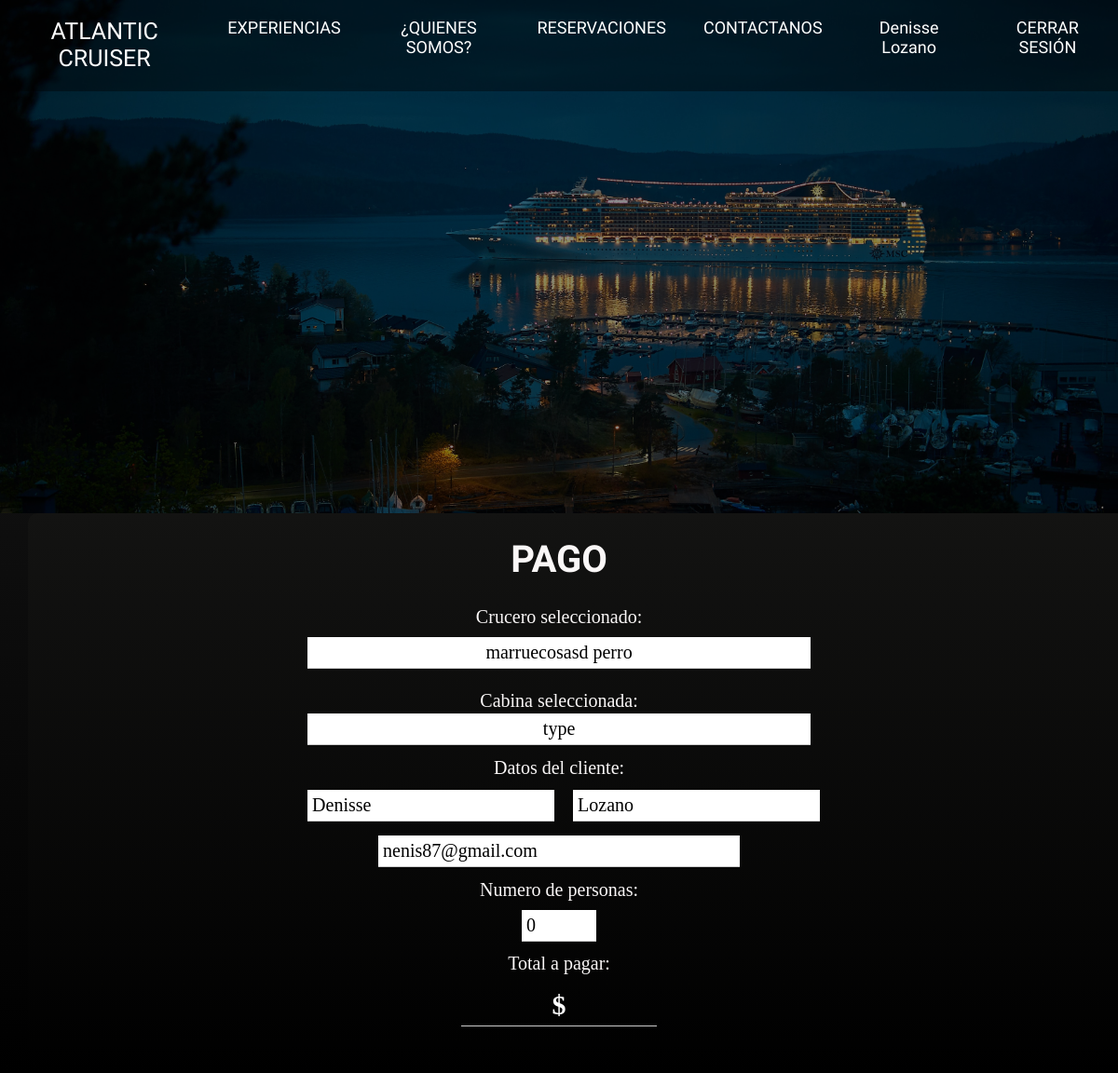
The app's page /pago.php?idcrucero=2 (signed in) with its own data.
### tables this page shows
CREATE TABLE `clientes` (
  `id_cliente` int(11) NOT NULL,
  `nombre_cliente` varchar(60) NOT NULL,
  `apellido_cliente` varchar(60) NOT NULL,
  `correo_cliente` varchar(30) NOT NULL,
  `telefono_cliente` varchar(12) NOT NULL,
  `contraseña_cliente` varchar(20) NOT NULL
);

CREATE TABLE `crucero` (
  `id_crucero` int(11) NOT NULL,
  `destino_crucero` varchar(50) NOT NULL,
  `fechainicio_crucero` varchar(10) NOT NULL,
  `fechacierre_crucero` varchar(10) NOT NULL,
  `barco_crucero` varchar(30) NOT NULL,
  `descripcion_crucero` varchar(100) NOT NULL,
  `itinerario_crucero` varchar(150) NOT NULL,
  `refimagen_crucero` varchar(150) NOT NULL
);

### pago.php (the view, shortened to what this page needs)
<!DOCTYPE html>
<html lang="es">
<head>
    <link rel = "stylesheet" href = "./css/normalize.css">
    <link href = "./css/styles.css" rel = "stylesheet">
    <link href = "./css/style-compra.css" rel = "stylesheet">
</head>
<body>
<?php
    $dbhost = "localhost";
    $dbname = "u768297978_atlanticruiser";
    $dbuser = "u768297978_admin";
    $dbpass = "Prograweb123#";
    $id_crucero = $_GET['idcrucero'];
    $id_cabina = $_GET['idcabina'];
    $conexion = mysqli_connect( $dbhost, $dbuser, $dbpass, $dbname, "3306") or die
    ("PROBLEMAS DE CONEXION");
    $consultaCrucero = "SELECT * FROM CRUCERO WHERE id_crucero = '$id_crucero';";
    $resultCrucero = mysqli_query($conexion, $consultaCrucero);
    $consultaCabinas = "SELECT C.id_cabina, C.tipo_cabina, CC.disponible_rcc, C.refimagen_cabina, CC.precio_rcc FROM CABINA C, CABINA_CRUCERO CC WHERE C.id_cabina = '$id_cabina' AND C.id_cabina = CC.id_cabina AND CC.id_crucero='$id_crucero';";
    $resultCabinas = mysqli_query($conexion, $consultaCabinas);
    if (!$resultCrucero | !$resultCabinas) {
    die("Error en la consulta: " . mysqli_error($conexion));
    } else {
        $fila = mysqli_fetch_assoc($resultCrucero);
        $filaCabina = mysqli_fetch_assoc($resultCabinas);
        $precioCabina = $filaCabina['precio_rcc'];
    }
    if ( $filaCabina['tipo_cabina'] == "Individual"){
        $capacidad = 1;
    }else{
        $capacidad = 4;
    }
?>
    <section class = "encabezado">
        <div class = "contenido-encabezado">
            <div class = "nav-bg">
                <nav class = "nav-contenedor">
                    <a class = "nav-title" href = "index.php">ATLANTIC CRUISER</a>
                    <a class = "nav-link" href = "experiencias.php">EXPERIENCIAS</a>
                    <a class = "nav-link" href = "quienes_somos.php">¿QUIENES SOMOS?</a>
                    <a class = "nav-link" href = "reservaciones.php">RESERVACIONES</a>
                    <a class = "nav-link" href = "contactanos.php">CONTACTANOS</a>
                    <?php
  if (isset($_SESSION['clientes']) ) {
      $id_usuario = $_SESSION['clientes'];
      $conexion = connection();
     $consulta = "SELECT nombre_cliente, apellido_cliente, correo_cliente FROM CLIENTES
      WHERE correo_cliente = '$id_usuario' ";
     $resultado = mysqli_query($conexion, $consulta);
     if ($resultado) {
         $datos_usuario = mysqli_fetch_assoc($resultado);
         $nombre = $datos_usuario['nombre_cliente'];
        $apellido =  $datos_usuario['apellido_cliente'];
        echo '<a class="nav-usuario">' . $nombre . ' ' . $apellido.'</a>';
        echo '<a class="nav-link" href="cerrar_sesion.php">CERRAR SESIÓN</a>';
     } else {
         die("Error en la consulta: " . mysqli_error($conexion));
     }
  } else {
      echo '<a class="nav-link" href="login-register.html">INGRESAR</a>';
  }
  ?>
              </nav>
          </div>
            </div>
    </section>
    <main id="main">
    <section id="derecha">
    <h1>PAGO</h1>
		<form id="paypal-form" action="recibo.php" method="post">
			<div id="formulario-compra" class="campo">
				<label for="nombre-crucero">Crucero seleccionado:</label>
                <input id="nombre-crucero" name="nombre-crucero" maxlength="100" value="<?= $fila['destino_crucero'] ?>" type="text" readonly="true" style="text-align: center;">
                <br>
                <label for="tipo-cabina">Cabina seleccionada:</label>
                <input id ="tipo-cabina" name="tipo-cabina" maxlength="30" value = <?= $filaCabina['tipo_cabina']?> type = "text" readonly = "true" style = "text-align: center;">
			</div>
      <?php
if(isset($_SESSION['clientes'])){
    $id_usuario = $_SESSION['clientes'];
     $conexion = connection();
$consulta = "SELECT nombre_cliente, apellido_cliente, correo_cliente FROM CLIENTES
 WHERE correo_cliente = '$id_usuario' ";
$resultado = mysqli_query($conexion, $consulta);
if ($resultado) {
    $datos_usuario = mysqli_fetch_assoc($resultado);
    echo '<div id="formulario-datos" class="campo">';
   echo '<label for="nombre-cliente">Datos del cliente:</label>';
   echo '<div id="valores">';
   echo '<input id="nombre-cliente" name ="nombre-cliente" placeholder = "Nombre" type = "text" value="'. $datos_usuario['nombre_cliente'] .'" required>';
   echo '<input id="apellido-cliente" name ="apellido-cliente" placeholder = "Apellido" type = "text" value="'. $datos_usuario['apellido_cliente'].'" required>';
   echo '<input id ="correo-cliente"  name="correo-cliente" placeholder = "Correo" type = "text"  value="'.$datos_usuario['correo_cliente'].'"required>';
   echo '</div>';
   echo '</div>';
} else {
    die("Error en la consulta: " . mysqli_error($conexion));
}
}
?>
            <div id="" class="campo">
                <label>Numero de personas:</label>
                <input id = "numPersonas" name="numPersonas" class = "number" type="number" value = "0" min = "0" max = <?php echo $capacidad?> required>
            </div>
            <div id = "" class = campo>
                <label> Total a pagar: </label>
                <input id = "totalPagar" name="totalPagar"  class = "total" type = "text" value = <?php echo '$'.$precioCabina ?> readonly = "true">
            </div>
    </form>
    </section>
</main>
    </body>
</html>

### css/styles.css (style rules this page uses)
:root { --blanco: #FFFFFF; --negro: #000000; --primario: #0F132E; --resalte: #E9B615; --resalte-cuadro: #E9B615; --gris-claro: #E8E8E8; --resalte-claro: #E8BD73; --fuente-princial: 3.8rem; }
html { font-size: 62.6%; box-sizing: border-box; }
body { background-color: black; }
h1 { color: var(--blanco); text-align: center; text-transform: uppercase; font-family: 'Faustina', serif; font-size: 3rem; font-weight: bold; }
@media (min-width: 768px) { h1 { font-size: 4rem; } }
.nav-bg { background-color: rgba(0, 0, 0, 0.4); }
.nav-contenedor { display: flex; flex-direction: column; justify-content: space-between; }
@media (min-width: 768px) { .nav-contenedor { flex-direction: row; justify-content: end; } }
@media (min-width: 768px) { .nav-contenedor .nav-title { margin-right:auto; } }
.nav-contenedor a { color: var(--blanco); display: block; text-align: center; text-decoration: none; font-size: 1.8rem; font-weight: 400; padding: 2rem; font-family: 'Judson', serif; }
.nav-contenedor .nav-title { font-size: 2.5rem; font-family: 'Krona One', sans-serif; }
.encabezado { background-image: url(/media/cala-esta-imagen.jpg); background-repeat: no-repeat; background-size: cover; height: 55rem; width: 100%; }
.contenido-encabezado { background-color: rgba(0, 0, 0, 0.45); height: 100%; width: 100%; position:relative }

### css/style-compra.css (style rules this page uses)
body { flex-flow: row nowrap; align-items: center; justify-content: center; background: linear-gradient(#1c1c1c, #000000); font-size: 2rem; color: #faf7f7; }
h1 { color: #faf7f7; }
#main { position: relative; width: 100%; height: 60rem; align-items: center; justify-content: center; left: 3rem; background: linear-gradient( #131312, #000000); margin: 0 auto; text-align: center; border-radius: 10px; background-color: white; }
#derecha { position: absolute; height: 100%; display: flex; flex-flow: column nowrap; padding-left: 25%; }
#derecha form { display: flex; flex-flow: column nowrap; width: 100%; }
#derecha form input, #derecha form select { appearance:none; border: none; border-bottom: 1.5px solid #ccc; padding: 5PX; margin-top: 2.5px; position: relative; }
#derecha form .campo { display: flex; flex-flow: column nowrap; justify-content: center; margin-bottom: 12.5px; }
#derecha form #nombre-crucero { margin-top: 1rem; }
#derecha form #valores #nombre-cliente { grid-area:nombre; }
#derecha form #valores #apellido-cliente { grid-area:apellido; }
#derecha form #valores #correo-cliente { grid-area:correo; width: 70%; margin: auto; }
#derecha form #valores { margin-top: 1rem; display: grid; grid-template: 'nombre apellido' 'correo correo'; column-gap: 3rem; row-gap: 1.5rem; }
#derecha form #valores input { width:100%; }
#derecha .number { margin: auto; margin-top: 1rem; width: 7rem; }
#derecha .total { margin: auto; margin-top:1rem; width: 20rem; text-align: center; color: white; background: rgba(0,0,0,0); text-decoration: none; font-size: 3rem; font-weight: bold; }

### records on screen
clientes: nombre_cliente "Denisse", apellido_cliente "Lozano", nombre-cliente "Denisse", apellido-cliente "Lozano", correo-cliente "nenis87@gmail.com"
crucero: nombre-crucero "marruecosasd perro"
